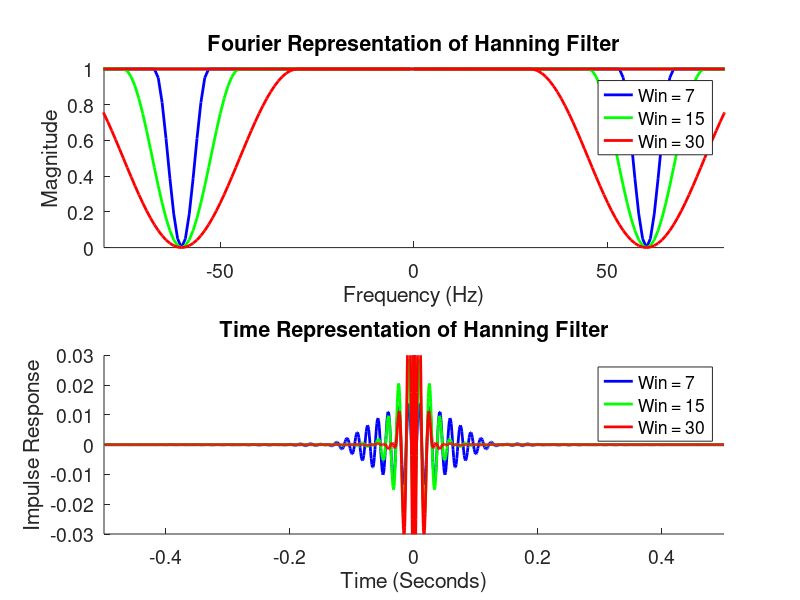

The MATLAB script that drew this image:
function Chapter_6_Question_2()
    % Question 2 - Explore Hanning Filters

    %Load Data
    load('Ch6-EEG-1.mat')
    x = EEG(1, :) - mean(EEG(1, :));
    T = t(end);
    N = length(t);
    sample_interval = t(2) - t(1);
    sample_freq = 1/sample_interval;
    nyquist_freq = sample_freq/2;
    freq_resolution = 1/T;
    faxis = fftshift(-nyquist_freq:freq_resolution:nyquist_freq-freq_resolution);
    
    %Find Indices For +/- 60 Hz
    ind = find((abs(abs(single(faxis))-60)) <= 0.1*freq_resolution);
    
    %Describe Three Hann Filters (in Frequency Domain)
    win1 = 7;
    win2 = 15;
    win3 = 30;
    hann_filter1 = ones(1, N);
    hann_filter1(ind(1)-win1:ind(1)+win1) = 1-transpose(hann(2*win1+1));
    hann_filter1(ind(2)-win1:ind(2)+win1) = 1-transpose(hann(2*win1+1));
    hann_filter2 = ones(1, N);
    hann_filter2(ind(1)-win2:ind(1)+win2) = 1-transpose(hann(2*win2+1));
    hann_filter2(ind(2)-win2:ind(2)+win2) = 1-transpose(hann(2*win2+1));
    hann_filter3 = ones(1, N);
    hann_filter3(ind(1)-win3:ind(1)+win3) = 1-transpose(hann(2*win3+1));
    hann_filter3(ind(2)-win3:ind(2)+win3) = 1-transpose(hann(2*win3+1));
    
    %Get Time Domain Hann Filters
    lag_axis = (-N/2+1:N/2)*sample_interval;
    impulse = zeros(1, N);
    impulse(N/2) = 1;
    i_hann_filter1 = ifft(hann_filter1);
    i_hann_filter2 = ifft(hann_filter2);
    i_hann_filter3 = ifft(hann_filter3);
    impulse_response_t1 = zeros(N, 1);
    impulse_response_t2 = zeros(N, 1);
    impulse_response_t3 = zeros(N, 1);
    for i = 1:N
        impulse_response_t1(i) = sum(circshift(i_hann_filter1, [1, i-1]).*impulse);
        impulse_response_t2(i) = sum(circshift(i_hann_filter2, [1, i-1]).*impulse);
        impulse_response_t3(i) = sum(circshift(i_hann_filter3, [1, i-1]).*impulse);
    end
    
    %Visualize Frequency and Time Domain of Filters
    figure()
    subplot(2, 1, 1)
    hold on
    plot(faxis, hann_filter1, 'b', 'LineWidth', 2)
    plot(faxis, hann_filter2, 'g', 'LineWidth', 2)
    plot(faxis, hann_filter3, 'r', 'LineWidth', 2)
    hold off
    xlabel('Frequency (Hz)')
    ylabel('Magnitude')
    xlim([-80 80])
    ylim([0 1])
    legend({'Win = 7', 'Win = 15', 'Win = 30'})
    title('Fourier Representation of Hanning Filter')
    set(gca, 'FontSize', 14)
    subplot(2, 1, 2)
    hold on
    plot(lag_axis, impulse_response_t1, 'b', 'LineWidth', 2)
    plot(lag_axis, impulse_response_t2, 'g', 'LineWidth', 2)
    plot(lag_axis, impulse_response_t3, 'r', 'LineWidth', 2)
    hold off
    xlabel('Time (Seconds)')
    ylabel('Impulse Response')
    xlim([-0.5 0.5])
    ylim([-.03 .03])
    legend({'Win = 7', 'Win = 15', 'Win = 30'})
    title('Time Representation of Hanning Filter')
    set(gca, 'FontSize', 14)
    
    % In the frequency domain, increasing the width of the window causes more
    % frequencies to be affected by the filter. More specifically, the filter
    % more gradually changes from 0 to 1 and vice versa. In the time domain,
    % this causes an increase in the precision with which the filter works.
    % Larger windows are tightly centered around the impulse, whereas small
    % windows extend over more time.
    
end
